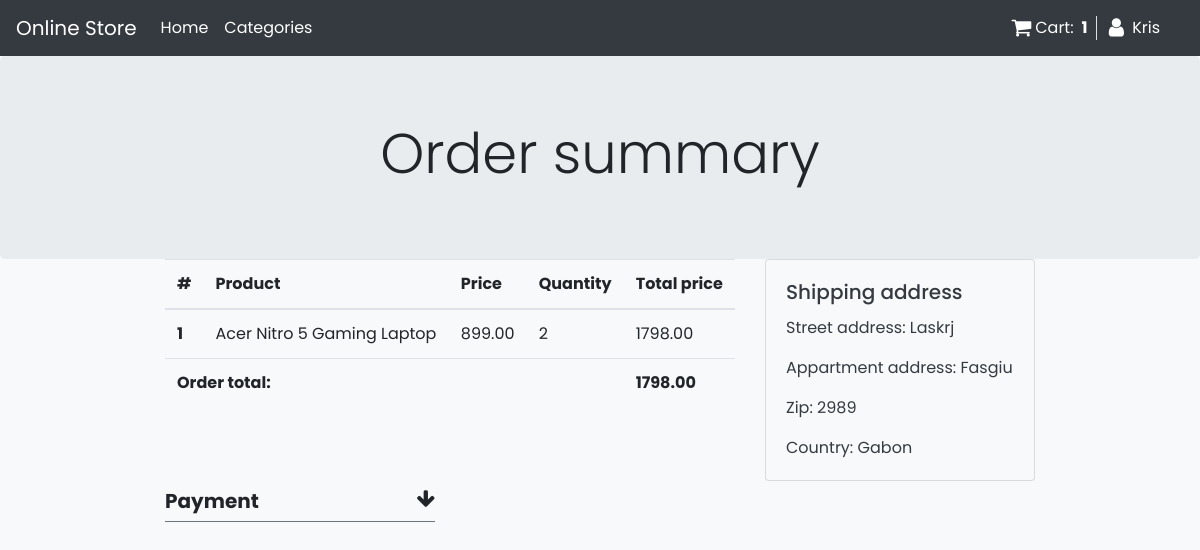
The page /payment (signed in) on the database as committed earlier.
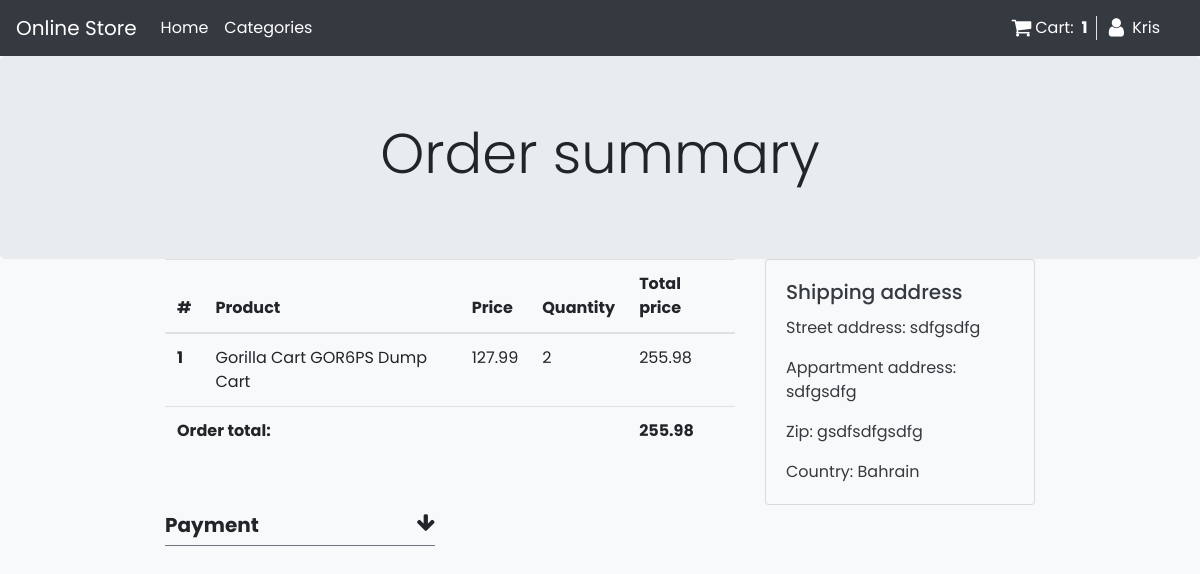
The same page on the database as committed later.
### my_store/models.py (models this page shows, shortened)
class OrderItem(models.Model):
    user = models.ForeignKey(User, on_delete=models.CASCADE)
    item = models.ForeignKey(Product, on_delete=models.CASCADE)
    quantity = models.IntegerField(default=1)
    ordered = models.BooleanField(default=False)
    def get_total_price(self):
        return self.item.price * self.quantity

class Product(models.Model):
    name = models.CharField(max_length=120)
    in_stock = models.IntegerField(null=True, blank=True)
    price = models.DecimalField(max_digits=10, decimal_places=2)
    description = models.TextField(blank=True, null=True)
    image = models.ImageField(blank=True, null=True)
    brand = models.CharField(max_length=50, blank=True, null=True)
    category = models.ForeignKey(
        'Category',
        on_delete=models.DO_NOTHING,
    )

class Order(models.Model):
    user = models.ForeignKey(User, on_delete=models.CASCADE)
    items = models.ManyToManyField(OrderItem)
    ordered = models.BooleanField(default=False)
    billing_address = models.ForeignKey('BillingAddress', on_delete=models.SET_NULL, blank=True, null=True)
    shipping_address = models.ForeignKey('ShippingAddress', on_delete=models.SET_NULL, blank=True, null=True)
    start_date = models.DateTimeField(auto_now_add=True)
    ordered_date = models.DateTimeField()
    def get_total(self):
        total = 0
        for order_item in self.items.all():
            total = total + order_item.get_total_price()
        return total

class ShippingAddress(models.Model):
    user = models.ForeignKey(User, on_delete=models.CASCADE)
    street_address = models.CharField(max_length=100)
    appartment_address = models.CharField(max_length=100)
    zip = models.CharField(max_length=100)
    country = CountryField(multiple=False)

### my_store/views.py (the view)
# urls.py: path('payment', views.PaymentView.as_view(), name='payment'),
class PaymentView(View):
    def get(self, *args, **kwargs):
        order = Order.objects.get(user=self.request.user, ordered=False)
        shipping_address = order.shipping_address
        context = {
            'order': order,
            'shipping_address': shipping_address,
        }
        return render(self.request, 'payment.html', context)

### my_store/templatetags/cart_template_tag.py (called while the page is built)
@register.filter
def cart_item_count(user):
    if user.is_authenticated:
        qs = Order.objects.filter(user=user, ordered=False)
        if qs.exists():
            return qs[0].items.count()
    return 0

### my_store/templates/payment.html (shortened to what this page needs)
{% extends 'base.html' %}
{% block header %}Order summary{% endblock %}
{% block content %}
<div class="container-fluid">
    <div class="row justify-content-center">
        <div class="col-lg-6">
            <table class="table">
                <thead>
                <tr>
                    <th scope="col">#</th>
                    <th scope="col">Product</th>
                    <th scope="col">Price</th>
                    <th scope="col">Quantity</th>
                    <th scope="col">Total price</th>
                </tr>
                </thead>
                <tbody>
                {% for order_item in order.items.all %}
                <tr>
                    <th scope="row">{{ forloop.counter }}</th>
                    <td>{{ order_item.item.name }}</td>
                    <td>{{ order_item.item.price }}</td>
                    <td>{{ order_item.quantity }}</td>
                    <td>{{ order_item.get_total_price }}</td>
                </tr>
                {% endfor %}
                <tr>
                    <td colspan="4" class="font-weight-bold">Order total:</td>
                    <td class="font-weight-bold">{{order.get_total}}</td>
                </tr>
                </tbody>
            </table>
        </div>
        <div class="col-lg-3">
            <div class="card text-dark bg-light" style="width: auto;">
                <div class="card-body">
                    <h5 class="card-title">Shipping address</h5>
                    <p class="card-text">Street address: {{ shipping_address.street_address }}</p>
                    <p class="card-text">Appartment address: {{ shipping_address.appartment_address }}</p>
                    <p class="card-text">Zip: {{ shipping_address.zip }}</p>
                    <p class="card-text">Country: {{ shipping_address.country.name }}</p>
                </div>
            </div>
        </div>
    </div>
        <div class="row justify-content-center">
             <div class="col-lg-3">
                 <div class="title pb-3">
                        <h5 class="font-weight-bold border-bottom border-secondary pb-2 pt-2">Payment<i class="fa fa-arrow-down float-right" aria-hidden="true"></i></h5>
                    </div>
            </div>
            <div class="col-lg-6">
            </div>
        </div>
    </div>
{% endblock %}

Rows that differ between the two databases and show on the page:
removed OrderItem: item.name "Acer Nitro 5 Gaming Laptop", item.price "899.00", quantity "2", get_total_price "1798.00"
no longer on this page (row unchanged): ShippingAddress: street_address "Laskrj", appartment_address "Fasgiu", zip "2989", country.name "Gabon"
added OrderItem: item.name "Gorilla Cart GOR6PS Dump Cart", item.price "127.99", quantity "2", get_total_price "255.98"
changed Order: get_total "1798.00" → "255.98"
added ShippingAddress: street_address "sdfgsdfg", appartment_address "sdfgsdfg", zip "gsdfsdfgsdfg", country.name "Bahrain"
